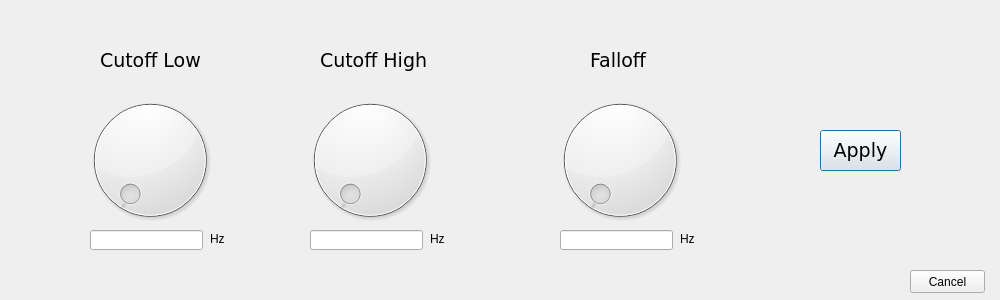
<?xml version="1.0" encoding="UTF-8"?>
<ui version="4.0">
 <class>BPBRDialog</class>
 <widget class="QDialog" name="BPBRDialog">
  <property name="geometry">
   <rect>
    <x>0</x>
    <y>0</y>
    <width>1000</width>
    <height>300</height>
   </rect>
  </property>
  <property name="windowTitle">
   <string>Dialog</string>
  </property>
  <widget class="QLabel" name="label">
   <property name="geometry">
    <rect>
     <x>100</x>
     <y>50</y>
     <width>111</width>
     <height>21</height>
    </rect>
   </property>
   <property name="font">
    <font>
     <family>Verdana</family>
     <pointsize>14</pointsize>
    </font>
   </property>
   <property name="text">
    <string>Cutoff Low</string>
   </property>
  </widget>
  <widget class="QDial" name="dial">
   <property name="geometry">
    <rect>
     <x>80</x>
     <y>90</y>
     <width>140</width>
     <height>140</height>
    </rect>
   </property>
   <property name="maximum">
    <number>10000</number>
   </property>
   <property name="notchesVisible">
    <bool>false</bool>
   </property>
  </widget>
  <widget class="QLabel" name="label_2">
   <property name="geometry">
    <rect>
     <x>320</x>
     <y>50</y>
     <width>111</width>
     <height>21</height>
    </rect>
   </property>
   <property name="font">
    <font>
     <family>Verdana</family>
     <pointsize>14</pointsize>
    </font>
   </property>
   <property name="text">
    <string>Cutoff High</string>
   </property>
  </widget>
  <widget class="QDial" name="dial_2">
   <property name="geometry">
    <rect>
     <x>300</x>
     <y>90</y>
     <width>140</width>
     <height>140</height>
    </rect>
   </property>
   <property name="maximum">
    <number>10000</number>
   </property>
   <property name="notchesVisible">
    <bool>false</bool>
   </property>
  </widget>
  <widget class="QLabel" name="label_3">
   <property name="geometry">
    <rect>
     <x>590</x>
     <y>50</y>
     <width>61</width>
     <height>21</height>
    </rect>
   </property>
   <property name="font">
    <font>
     <family>Verdana</family>
     <pointsize>14</pointsize>
    </font>
   </property>
   <property name="text">
    <string>Falloff</string>
   </property>
  </widget>
  <widget class="QDial" name="dial_3">
   <property name="geometry">
    <rect>
     <x>550</x>
     <y>90</y>
     <width>140</width>
     <height>140</height>
    </rect>
   </property>
   <property name="maximum">
    <number>1000</number>
   </property>
   <property name="notchesVisible">
    <bool>false</bool>
   </property>
  </widget>
  <widget class="QPushButton" name="pushButton">
   <property name="geometry">
    <rect>
     <x>820</x>
     <y>130</y>
     <width>81</width>
     <height>41</height>
    </rect>
   </property>
   <property name="font">
    <font>
     <family>Verdana</family>
     <pointsize>14</pointsize>
    </font>
   </property>
   <property name="text">
    <string>Apply</string>
   </property>
  </widget>
  <widget class="QPushButton" name="pushButton_2">
   <property name="geometry">
    <rect>
     <x>910</x>
     <y>270</y>
     <width>75</width>
     <height>23</height>
    </rect>
   </property>
   <property name="text">
    <string>Cancel</string>
   </property>
  </widget>
  <widget class="QLineEdit" name="lineEdit">
   <property name="geometry">
    <rect>
     <x>90</x>
     <y>230</y>
     <width>113</width>
     <height>20</height>
    </rect>
   </property>
  </widget>
  <widget class="QLineEdit" name="lineEdit_2">
   <property name="geometry">
    <rect>
     <x>310</x>
     <y>230</y>
     <width>113</width>
     <height>20</height>
    </rect>
   </property>
  </widget>
  <widget class="QLineEdit" name="lineEdit_3">
   <property name="geometry">
    <rect>
     <x>560</x>
     <y>230</y>
     <width>113</width>
     <height>20</height>
    </rect>
   </property>
  </widget>
  <widget class="QLabel" name="label_4">
   <property name="geometry">
    <rect>
     <x>210</x>
     <y>230</y>
     <width>67</width>
     <height>17</height>
    </rect>
   </property>
   <property name="text">
    <string>Hz</string>
   </property>
  </widget>
  <widget class="QLabel" name="label_5">
   <property name="geometry">
    <rect>
     <x>430</x>
     <y>230</y>
     <width>67</width>
     <height>17</height>
    </rect>
   </property>
   <property name="text">
    <string>Hz</string>
   </property>
  </widget>
  <widget class="QLabel" name="label_6">
   <property name="geometry">
    <rect>
     <x>680</x>
     <y>230</y>
     <width>67</width>
     <height>17</height>
    </rect>
   </property>
   <property name="text">
    <string>Hz</string>
   </property>
  </widget>
 </widget>
 <resources/>
 <connections/>
</ui>
